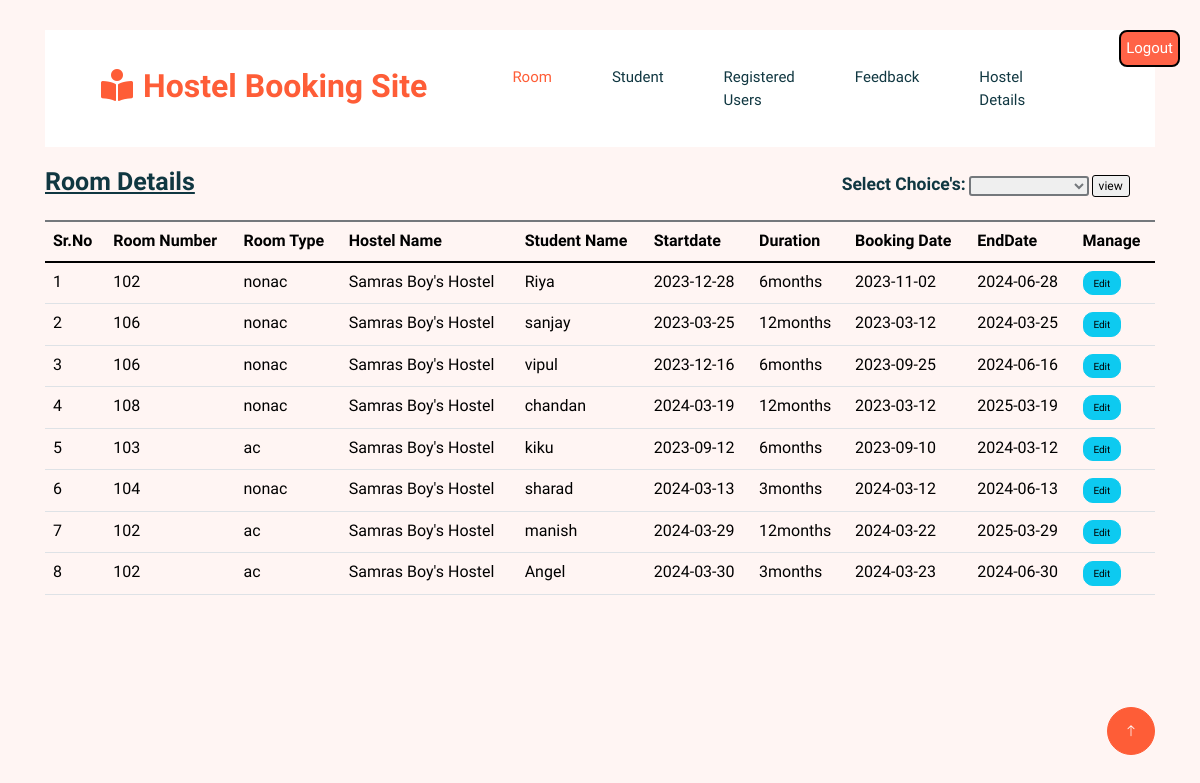
The page /management/roomdisplay.php (signed in) on the database its author committed.
### tables this page shows
CREATE TABLE `roomdata` (
  `id` int(5) NOT NULL,
  `room_number` varchar(255) NOT NULL,
  `room_type` varchar(255) NOT NULL,
  `hostel_id` int(3) NOT NULL,
  `startDate` date NOT NULL,
  `duration` varchar(255) NOT NULL,
  `student_id` int(10) NOT NULL,
  `date_of_booking` date DEFAULT NULL,
  `endDate` date DEFAULT NULL
);

CREATE TABLE `hostel` (
  `hostel_id` int(3) NOT NULL,
  `hostel_name` varchar(70) NOT NULL,
  `hostel_description` varchar(200) NOT NULL,
  `hostel_type` varchar(7) NOT NULL,
  `hostel_fees` varchar(30) NOT NULL,
  `hostel_address` varchar(80) NOT NULL,
  `hostel_photo_id` varchar(100) NOT NULL,
  `hostel_photo_path` varchar(250) NOT NULL,
  `city` varchar(255) NOT NULL,
  `hostelowner_id` int(5) NOT NULL
);

CREATE TABLE `student` (
  `student_id` int(10) NOT NULL,
  `student_name` varchar(100) NOT NULL,
  `email` varchar(255) NOT NULL,
  `parents_no` varchar(100) NOT NULL,
  `Gander` varchar(10) NOT NULL,
  `Date_of_brith` varchar(100) NOT NULL,
  `Address1` varchar(200) NOT NULL,
  `city1` varchar(100) NOT NULL,
  `image` varchar(255) NOT NULL,
  `pincode` varchar(100) NOT NULL,
  `course_name` varchar(40) NOT NULL,
  `date_of_register` date NOT NULL,
  `college_name` varchar(100) NOT NULL,
  `username` varchar(255) NOT NULL,
  `hostel_id` int(3) NOT NULL
);

### management/roomdisplay.php (the view, shortened to what this page needs)
<link href="https://cdn.jsdelivr.net/npm/bootstrap@5.3.2/dist/css/bootstrap.min.css" rel="stylesheet">
<?php
 $ownerid=$_SESSION['ownerid'];
$conn = mysqli_connect("localhost", "root", "", "hms");
?>
<!DOCTYPE html>
<html>
<head>
<link rel="stylesheet" href="https://maxcdn.bootstrapcdn.com/bootstrap/3.4.0/css/bootstrap.min.css">
</head>
<body>
<a href="session_logout.php" class="nav-item nav-link float-end" style="margin-left:90px;margin-right:2rem;background-color:rgb(255,99,71);color:white;box-sizing:border-box;border:2px solid black;padding:5px;border-radius:8px;font-size:15px;">Logout</a>
    <div class="container mt-5">
<table class="table" style="border-top:2px solid;">
    <thead>
        <tr>
        <th>Sr.No</th>
        <th>Room Number</th>
        <th>Room Type</th>
        <th>Hostel Name</th>
        <th>Student Name</th>
        <th>Startdate</th>
        <th>Duration</th>
        <th>Booking Date</th><th>EndDate</th> <th>Manage </th>
    </tr>
    </thead>
    <tbody>
        <?php
                $sql = "SELECT * FROM roomdata,hostel,student where roomdata.hostel_id=hostel.hostel_id and roomdata.student_id=student.student_id and hostel.hostelowner_id like '".$ownerid."'";
                $result = $conn->query($sql);
                $sr=0;
                if ($result->num_rows > 0) {
                while ($row = $result->fetch_assoc()) {
                    $sr++;
        ?>
                    <tr>
                    <td><?php echo $sr ?></td>
                    <td><?php echo $row['room_number']; ?></td>
                    <td><?php echo $row['room_type']; ?></td>
                    <td><?php echo $row['hostel_name']?></td>
                    <td><?php echo $row['student_name']?></td>
                    <td><?php echo $row['startDate']; ?></td>
                    <td><?php echo $row['duration']; ?></td>
                    <td><?php echo $row['date_of_booking']; ?></td>
                    <td><?php echo $row['endDate']; ?></td>
                    <td>
                    <a class="btn btn-info" href="update.php?id=<?php echo $row['id']; ?>" style="width:60%;">Edit</a>
                    </tr>
        <?php       }
             require("main1.php");
            }
        ?>
        <span style="width:15%;font-size:12px;">
<form  action="date_admin.php" method="post">
    <h1 style="display:inline;"><u>Room Details</u></h1>
<label for="dte" style="margin-left:58%;"><h3>Select Choice's:</h3></label>
<select  name="dates" id="dte" style="border-radius:3px;border:2px solid;font-size:12px;width:120px;" required>
    <option value=""></option>
    <option value="last 5 Days" required>Bookings of this month</option>
</select>
<input type = "submit" value="view" style="border-radius:3px;border:1px solid;color:black;">
</form></span><br><br>
    </tbody>
</table>
    </div>
</body>
</html>

### management/css/style.css (style rules this page uses)
:root { --primary: #FE5D37; --light: #FFF5F3; --dark: #103741; }
.btn { font-weight: 500; transition: .5s; }
h1, h2, h3, h4, .h1, .h2, .h3, .h4, .display-1, .display-2, .display-3, .display-4, .display-5, .display-6 { font-family: 'Lobster Two', cursive; font-weight: 700; }

### rows shown on the page
roomdata: room_number "102", room_type "nonac", hostel.hostel_name "Samras Boy's Hostel", student.student_name "Riya", startDate "2023-12-28", duration "6months", date_of_booking "2023-11-02", endDate "2024-06-28"
roomdata: room_number "106", room_type "nonac", hostel.hostel_name "Samras Boy's Hostel", student.student_name "sanjay", startDate "2023-03-25", duration "12months", date_of_booking "2023-03-12", endDate "2024-03-25"
roomdata: room_number "106", room_type "nonac", hostel.hostel_name "Samras Boy's Hostel", student.student_name "vipul", startDate "2023-12-16", duration "6months", date_of_booking "2023-09-25", endDate "2024-06-16"
roomdata: room_number "108", room_type "nonac", hostel.hostel_name "Samras Boy's Hostel", student.student_name "chandan", startDate "2024-03-19", duration "12months", date_of_booking "2023-03-12", endDate "2025-03-19"
roomdata: room_number "103", room_type "ac", hostel.hostel_name "Samras Boy's Hostel", student.student_name "kiku", startDate "2023-09-12", duration "6months", date_of_booking "2023-09-10", endDate "2024-03-12"
roomdata: room_number "104", room_type "nonac", hostel.hostel_name "Samras Boy's Hostel", student.student_name "sharad", startDate "2024-03-13", duration "3months", date_of_booking "2024-03-12", endDate "2024-06-13"
roomdata: room_number "102", room_type "ac", hostel.hostel_name "Samras Boy's Hostel", student.student_name "manish", startDate "2024-03-29", duration "12months", date_of_booking "2024-03-22", endDate "2025-03-29"
roomdata: room_number "102", room_type "ac", hostel.hostel_name "Samras Boy's Hostel", student.student_name "Angel", startDate "2024-03-30", duration "3months", date_of_booking "2024-03-23", endDate "2024-06-30"
